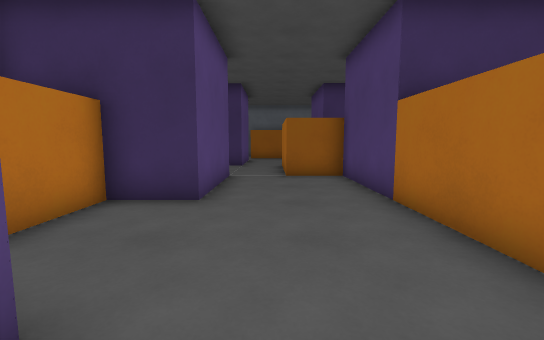
view 1 (above)

24 first-person views from a walk through a level from a Godot 3-D game. The camera is 1.2 m above the floor, tilts 6° down and sees 90° across. The floor is counted in squares, 1 m on a side. Each view is taken from the middle of a square. On the plan, view 1 faces up. The plan holds only what a view shows up to about 13 squares ahead; the rest is blank. The place goes on beyond the plan. Characters and animated objects are left out. Surface patterns are stand-ins for the level's own textures.

view 2
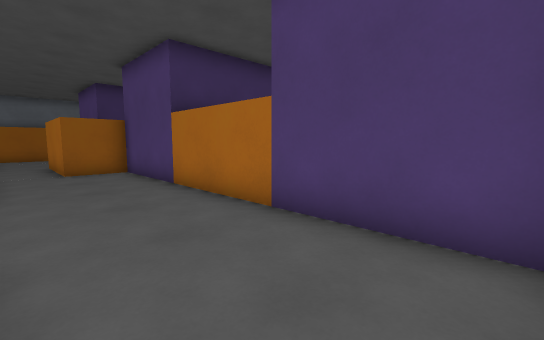

view 3
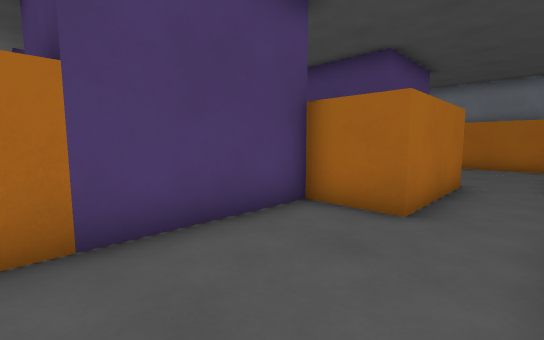

view 4
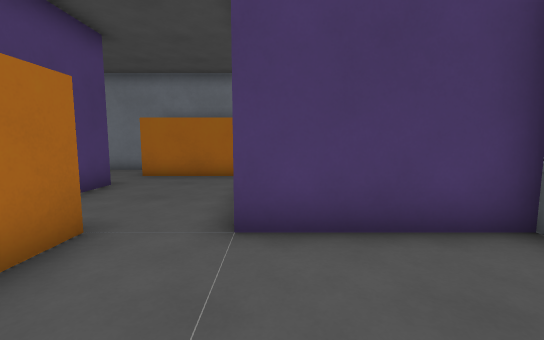

view 5
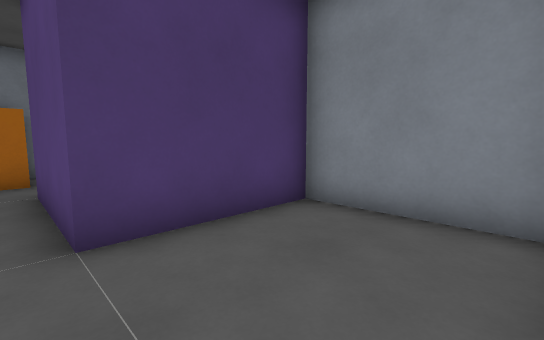

view 6
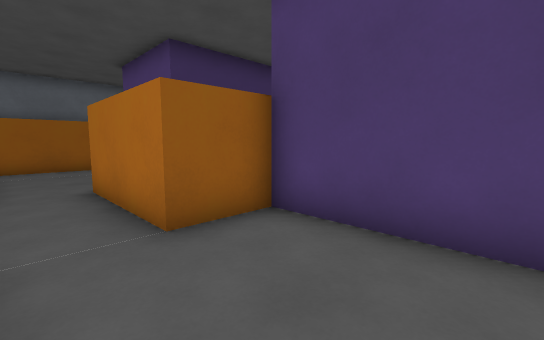

view 7
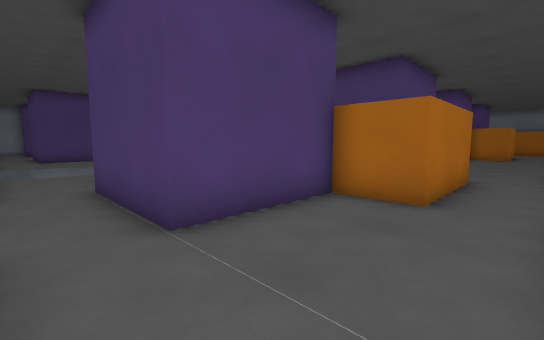

view 8
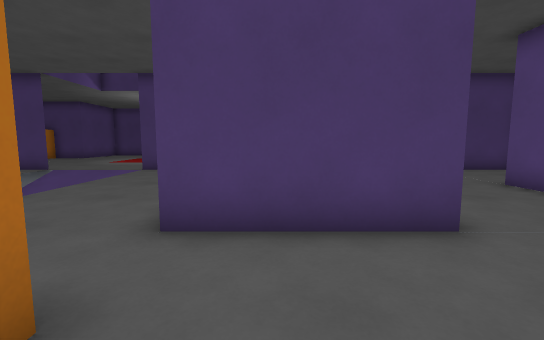

view 9
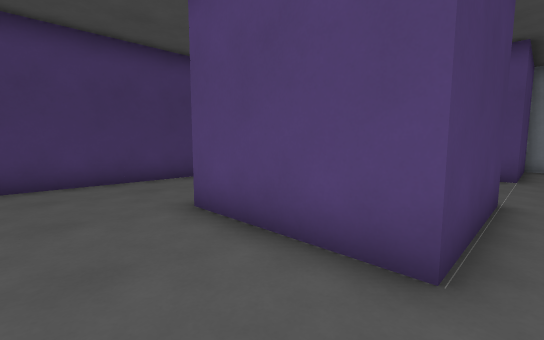

view 10
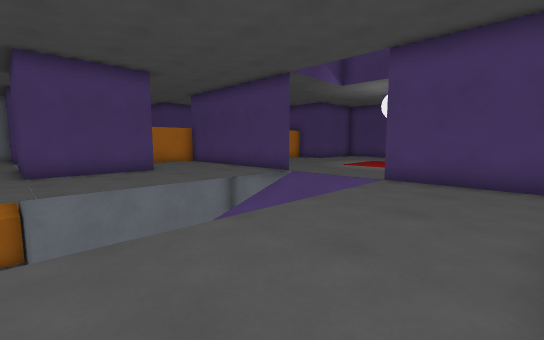

view 11
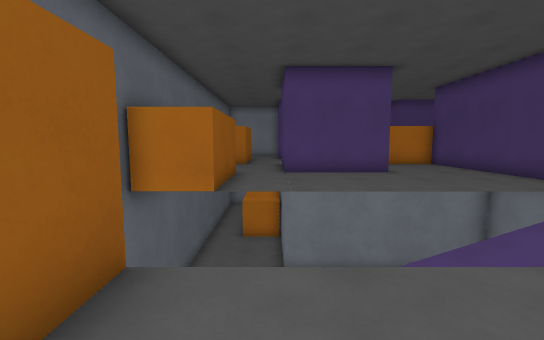

view 12
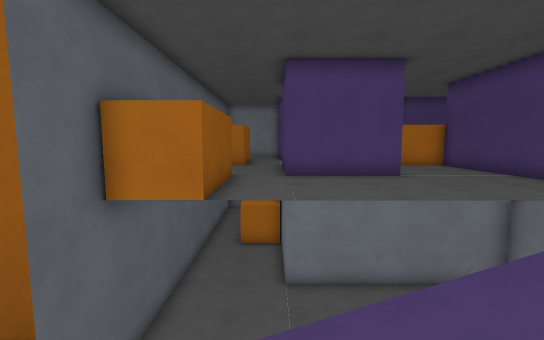

view 13
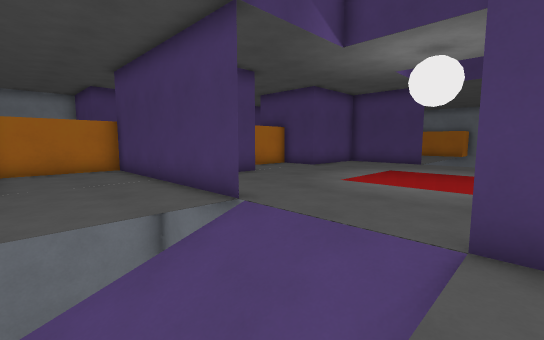

view 14
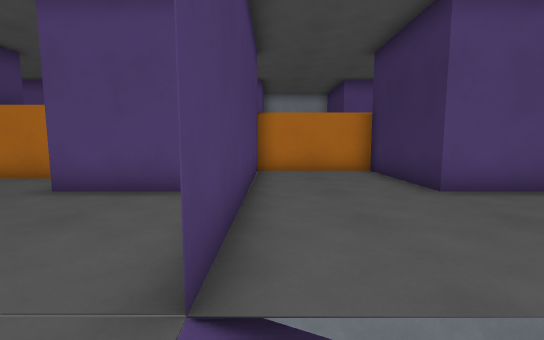

view 15
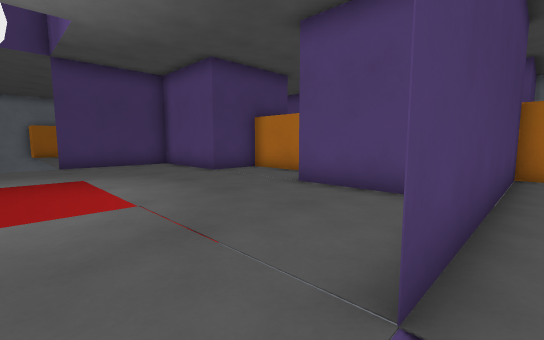

view 16
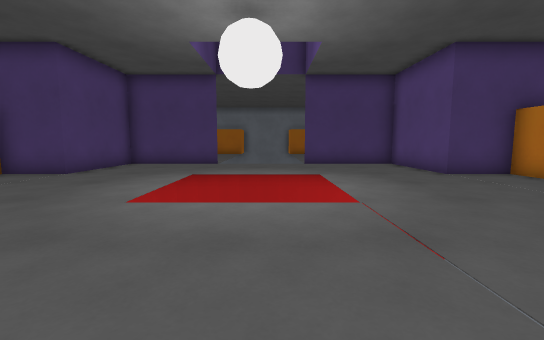

view 17
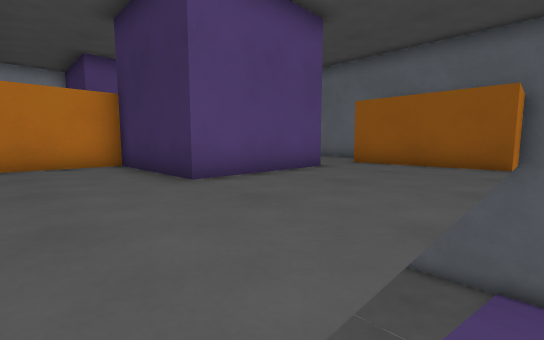

view 18
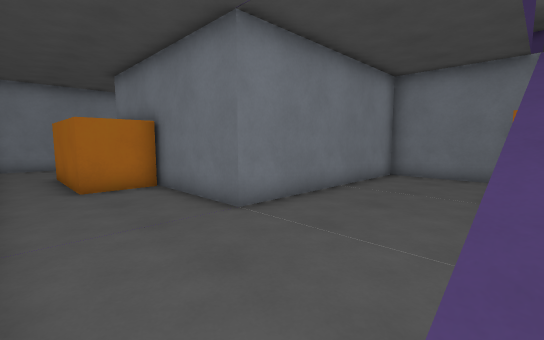

view 19
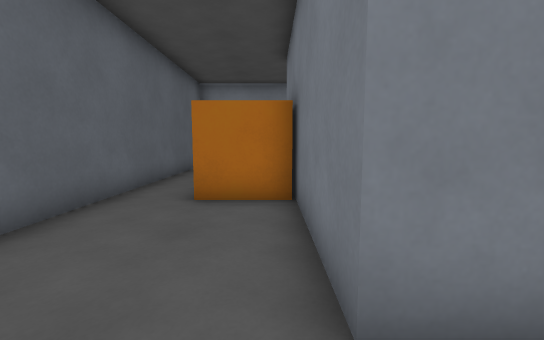

view 20
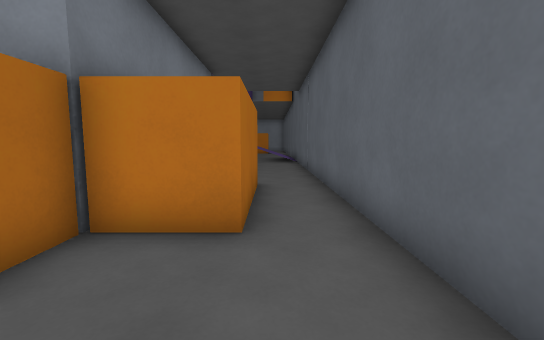

view 21
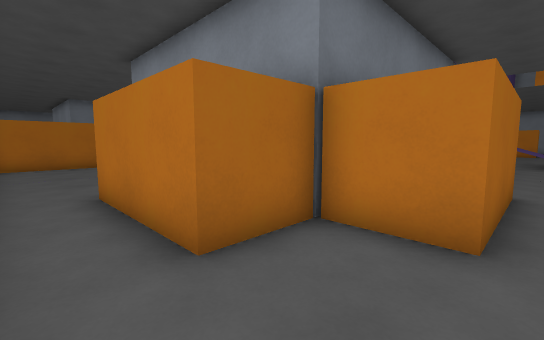

view 22
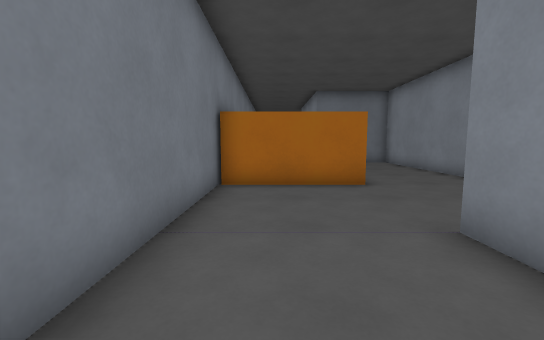

view 23
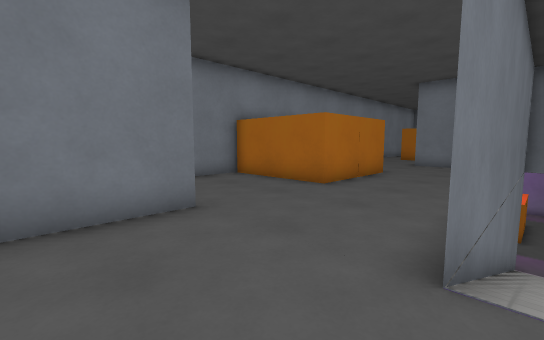

view 24
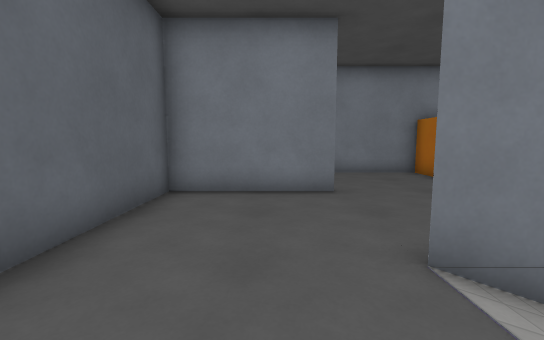

### Floor plan
Key: @ floor where view 1 was taken; # wall or solid block; . main floor; - floor 4 m lower than the main floor; _ floor 8 m lower than the main floor; / step, stairs or slope; v drop or lower ground; B box; O other object.
Columns run from 6 left of view 1 to 31 right of it. Each row starts with its distance up from view 1.
 22           ##v ####  ################
 21           ..  ---/ //----------------#
 20      B  B  .. ---////----------------#
 19      ...........//  /--------B   ----#
 18 #................/  /--------BBBB----
 17  BBBB....BBBB..../  /----########BB--
 16      ....B  B..../ //----#         --
 15     B....B  B..../ //----#         --
 14     B...BB  B....  //----#   ####B --
 13     ...BB........  /OO---#  -----B --
 12    ....B ........ //OO---#  -----#---
 11    ....B ........///OO---#- -----#---#
 10   .....BB........////----#  -----#---#
  9  BBBB...BBBBBB###vvvv#####  /#-------#
  8     B....B  BBvvvvvvv       /#-------#
  7     B....B  BBvvvvvvv       /#-------#
  6  B  B....B  BBvvvvvvvv      /#-------#
  5  BB......B  Bvvvv           /#---BBBB
  4  B ......BBBvvvvv     v     /#---
  3  B ......BBBvvvvv     v     /#---B
  2  B  .....BBBvvvvv           /#---B
  1     B....BBBB vvvvv         /#---
  0      .@..B  B vvvvvv        /#----
 -1      ....B  B vvvvv         /# ---
 -2      ...BB  BB###vv         /# --
 -3 #......BB                   _
 -4 #......B
 -5 #......B
 -6 #......B
 -7  BBBB... BBBB
 -8     B....B
 -9     B....B
-10     B....B
-11     ......
-12     ......
-13     .B   ..
-14     .    ..
-15     #vv   ##

Positions as (right, up) in squares from view 1, and headings:
1: (0, 0), facing up
2: (-1, -2), facing up-right
3: (-1, 2), facing down-right
4: (-2, -3), facing down
5: (-1, -3), facing down-left
6: (-1, 6), facing up-right
7: (-1, 19), facing down-right
8: (5, 21), facing down
9: (9, 18), facing down-left
10: (7, 18), facing down-right
11: (8, 18), facing right
12: (9, 18), facing right
13: (10, 13), facing down-right
14: (12, 10), facing left
15: (12, 10), facing down-left
16: (12, 10), facing down
17: (11, 11), facing up-left
18: (14, 21), facing down-right
19: (17, 18), facing right
20: (30, 20), facing left
21: (30, 20), facing down-left
22: (29, 13), facing down
23: (22, 12), facing down-right
24: (20, 11), facing right
